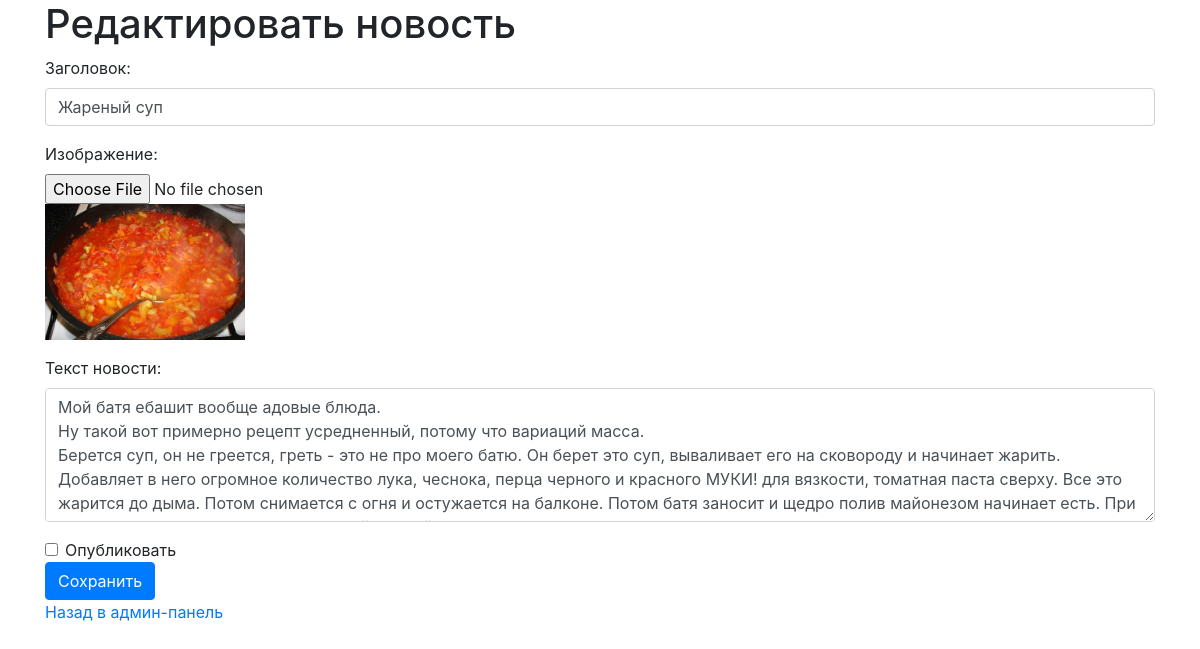
The app's page /admin/news/edit/1 (signed in), older data.
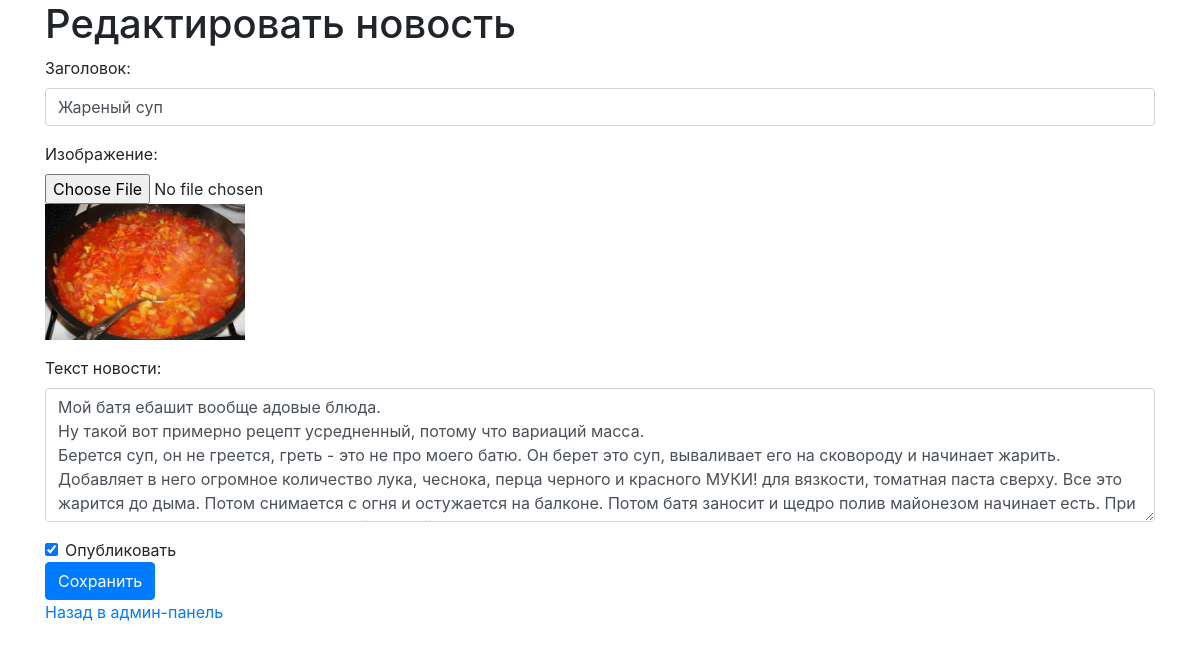
The same page, newer data.
### server_run.py (models this page shows, shortened)
class News(db.Model):
    id = db.Column(db.Integer, primary_key=True)
    title = db.Column(db.String(255), nullable=False)
    content = db.Column(db.Text, nullable=False)
    date_created = db.Column(db.DateTime, default=db.func.now())
    author_id = db.Column(db.Integer, db.ForeignKey('user.id'), nullable=False)
    author = db.relationship('User', backref=db.backref('news', lazy=True))
    slug = db.Column(db.String(255), unique=True, nullable=False)
    is_published = db.Column(db.Boolean, default=False)
    image = db.Column(db.String(255), nullable=True)

### server_run.py (the view, shortened to what this page needs)
@app.route('/admin/news/edit/<int:id>', methods=['GET', 'POST'])
@login_required
@admin_required
def edit_news(id):
    news_item = News.query.get_or_404(id)
    return render_template('edit_news.html', news_item=news_item)

### server_run.py (called while the page is built)
@login_manager.user_loader
def load_user(user_id):
    return User.query.get(int(user_id))

def admin_required(f):
    @wraps(f)
    def decorated_function(*args, **kwargs):
        if not current_user.is_admin:
            abort(403)
        return f(*args, **kwargs)
    return decorated_function

### templates/edit_news.html (shortened to what this page needs)
<!DOCTYPE html>
<html>
<head>
    <link rel="stylesheet" href="https://stackpath.bootstrapcdn.com/bootstrap/4.5.2/css/bootstrap.min.css">
</head>
<body>
    <div class="container">
        <h1>Редактировать новость</h1>
        <form method="POST" enctype="multipart/form-data" action="{{ url_for('edit_news', id=news_item.id) }}">
            <div class="form-group">
                <label for="title">Заголовок:</label>
                <input type="text" class="form-control" id="title" name="title" value="{{ news_item.title }}" required>
            </div>
            <div class="form-group">
        	<label for="image">Изображение:</label>
        	<input type="file" class="form-control-file" id="image" name="image">
        	{% if news_item.image %}
            	    <img src="{{ url_for('static', filename='news_img/' + news_item.image) }}" alt="Изображение новости" style="max-width: 200px;">
        	{% endif %}
    	    </div>
            <div class="form-group">
                <label for="content">Текст новости:</label>
                <textarea class="form-control" id="content" name="content" rows="5" required>{{ news_item.content }}</textarea>
            </div>
            <div class="form-check">
                <input type="checkbox" class="form-check-input" id="is_published" name="is_published" {% if news_item.is_published %}checked{% endif %}>
                <label class="form-check-label" for="is_published">Опубликовать</label>
            </div>
            <button type="submit" class="btn btn-primary">Сохранить</button>
        </form>
        <a href="{{ url_for('admin_panel') }}">Назад в админ-панель</a>
    </div>
</body>
</html>

Row changes from the older to the newer data that the page shows:
changed News "Жареный суп": is_published "☐" → "☑"
